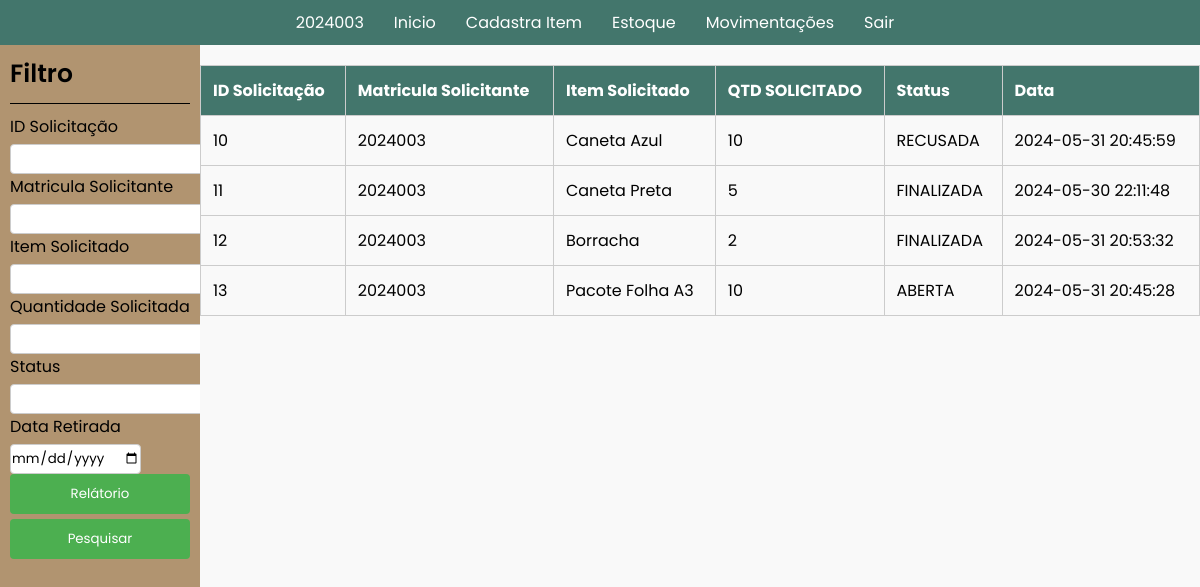
/08.Almox_Estoq_Mov/index.php (signed in), run on the app's committed database.
### tables this page shows
CREATE TABLE `requisicao` (
  `QuantidadeItem` int(11) DEFAULT NULL,
  `CargoFuncionario` varchar(100) DEFAULT NULL,
  `ID_Solicitacao` int(11) NOT NULL,
  `NomeItem` varchar(100) DEFAULT NULL,
  `SetorFuncionario` varchar(100) DEFAULT NULL,
  `StatusSolicitacao` varchar(50) DEFAULT NULL,
  `DataSolicitacao` timestamp NOT NULL DEFAULT current_timestamp() ON UPDATE current_timestamp(),
  `FK_ITEM_ID_Item` int(11) DEFAULT NULL,
  `FK_CONTA_Matricula` int(11) DEFAULT NULL
);

### 08.Almox_Estoq_Mov/index.php (the view, shortened to what this page needs)
<!DOCTYPE html>
<html lang="en">
<head>
    <link rel="stylesheet" href="style.css">
    <link rel="stylesheet" href="../src/css/reset.css">
    <link rel="stylesheet" href="../src/css/font.css">
    <link rel="stylesheet" href="../src/css/printParametre.css">
</head>
<?php
$atual = $_SESSION['matricula'];
include '../src/db/db_connection.php';
?>
<body>
    <nav>
        <ul>
            <?php
            $menu_items = array(
                $atual => "ID.php",
                "Inicio" => "../06.Almox_Home/index.php",
                "Cadastra Item" => "../07.Almox_Cadastro_Item/index.php",
                "Estoque" => "../09.Almox_Estoq_Item/index.php",
                "Movimentações" => "../08.Almox_Estoq_Mov/index.php",
                "Sair" => "../src/php/sair.php"
            );
            foreach ($menu_items as $label => $url) {
                echo '<li><a href="' . $url . '">' . $label . '</a></li>';
            }
            ?>
        </ul>
    </nav>
    <div class="content">
        <div class="menuLateral">
        <h4>Filtro</h4>
        <form action="" method="get">
            <div>
                <label for="idSolicitação">ID Solicitação</label>
                <input type="number" name="idSolicitação" id="idSolicitação" value="<?php echo isset($_GET['idSolicitação']) ? $_GET['idSolicitação'] : ''; ?>">
            </div>
            <div>
                <label for="MatriculaSolicitante">Matricula Solicitante</label>
                <input type="text" name="MatriculaSolicitante" id="MatriculaSolicitante" value="<?php echo isset($_GET['MatriculaSolicitante']) ? $_GET['MatriculaSolicitante'] : ''; ?>">
            </div>
            <div>
                <label for="itemSolicitado">Item Solicitado</label>
                <input type="text" name="itemSolicitado" id="itemSolicitado" value="<?php echo isset($_GET['itemSolicitado']) ? $_GET['itemSolicitado'] : ''; ?>">
            </div>
            <div>
                <label for="quantidade">Quantidade Solicitada</label>
                <input type="number" name="quantidade" id="quantidade" value="<?php echo isset($_GET['quantidade']) ? $_GET['quantidade'] : ''; ?>">
            </div>
            <div>
                <label for="statusSolicitacao">Status</label>
                <input type="text" name="statusSolicitacao" id="statusSolicitacao" value="<?php echo isset($_GET['statusSolicitacao']) ? $_GET['statusSolicitacao'] : ''; ?>">
            </div>
            <div>
                <label for="dataRet">Data Retirada</label>
                <input type="date" name="dataRet" id="dataRet" value="<?php echo isset($_GET['dataRet']) ? $_GET['dataRet'] : ''; ?>">
            </div>
            <div class="relatorio">
                <button type="button" onclick="imprimirRelatorio()">Relátorio</button>
            </div>
            <div class="pesquisa">
                <button type="submit">Pesquisar</button>
            </div>
        </form>
        </div>
        <div class="dataGrid printableArea">
            <table>
                <thead>
                    <tr>
                        <th>ID Solicitação</th>
                        <th>Matricula Solicitante</th>
                        <th>Item Solicitado</th>
                        <th>QTD SOLICITADO</th>
                        <th>Status</th>
                        <th>Data</th>
                    </tr>
                </thead>
                <tbody>
                    <?php
                        $sql = "SELECT * FROM requisicao";
                        $result = $conn->query($sql);
                        if ($result->num_rows > 0) {
                            while ($row = $result->fetch_assoc()) {
                                echo "<tr>
                                    <td>{$row['ID_Solicitacao']}</td>
                                    <td>{$row['FK_CONTA_Matricula']}</td>
                                    <td>{$row['NomeItem']}</td>
                                    <td>{$row['QuantidadeItem']}</td>
                                    <td>{$row['StatusSolicitacao']}</td>
                                    <td>{$row['DataSolicitacao']}</td>
                                  </tr>";
                            }
                        } else {
                            echo "<tr><td colspan='6'>Nenhum registro encontrado</td></tr>";
                        }
                    ?>
                </tbody>
            </table>
        </div>
    </div>
</body>
</html>

### 08.Almox_Estoq_Mov/style.css (style rules this page uses)
html, body { height: 100%; margin: 0; }
body { display: flex; flex-direction: column; margin: 0; padding: 0; }
nav { background-color: #43766c; padding: 10px 0; width: 100%; }
nav ul { list-style-type: none; margin: 0; padding: 0; text-align: center; }
nav ul li { display: inline; margin-right: 10px; }
nav ul li a { color: #fff; text-decoration: none; padding: 5px 10px; }
.content { display: flex; flex: 1; }
.menuLateral { background-color: #B19470; width: 200px; display: flex; flex-direction: column; padding: 10px; }
.dataGrid { flex: 1; background-color: #f9f9f9; }
label { display: block; margin-bottom: 5px; }
input { height: 30px; border: 1px solid #ccc; border-radius: 4px; box-sizing: border-box; }
button { background-color: #4CAF50; color: white; border: none; padding: 10px 20px; border-radius: 4px; cursor: pointer; width: 100%; }
table { width: 100%; border-collapse: collapse; margin-top: 20px; }
th, td { border: 1px solid #ccc; padding: 12px; text-align: left; }
th { background-color: #43766c; color: white; }
.relatorio { margin-bottom: 5px; }
.relatorio { margin-top: auto; }
h4 { font-size: 25px; font-weight: 600; padding-bottom: 10px; border-bottom: 1px solid black; margin-bottom: 10px; }

### data on the page
requisicao: ID_Solicitacao "10", FK_CONTA_Matricula "2024003", NomeItem "Caneta Azul", QuantidadeItem "10", StatusSolicitacao "RECUSADA", DataSolicitacao "2024-05-31 20:45:59"
requisicao: ID_Solicitacao "11", FK_CONTA_Matricula "2024003", NomeItem "Caneta Preta", QuantidadeItem "5", StatusSolicitacao "FINALIZADA", DataSolicitacao "2024-05-30 22:11:48"
requisicao: ID_Solicitacao "12", FK_CONTA_Matricula "2024003", NomeItem "Borracha", QuantidadeItem "2", StatusSolicitacao "FINALIZADA", DataSolicitacao "2024-05-31 20:53:32"
requisicao: ID_Solicitacao "13", FK_CONTA_Matricula "2024003", NomeItem "Pacote Folha A3", QuantidadeItem "10", StatusSolicitacao "ABERTA", DataSolicitacao "2024-05-31 20:45:28"

### other printed values
$label "2024003"
$label "Inicio"
$label "Cadastra Item"
$label "Estoque"
$label "Movimentações"
$label "Sair"
